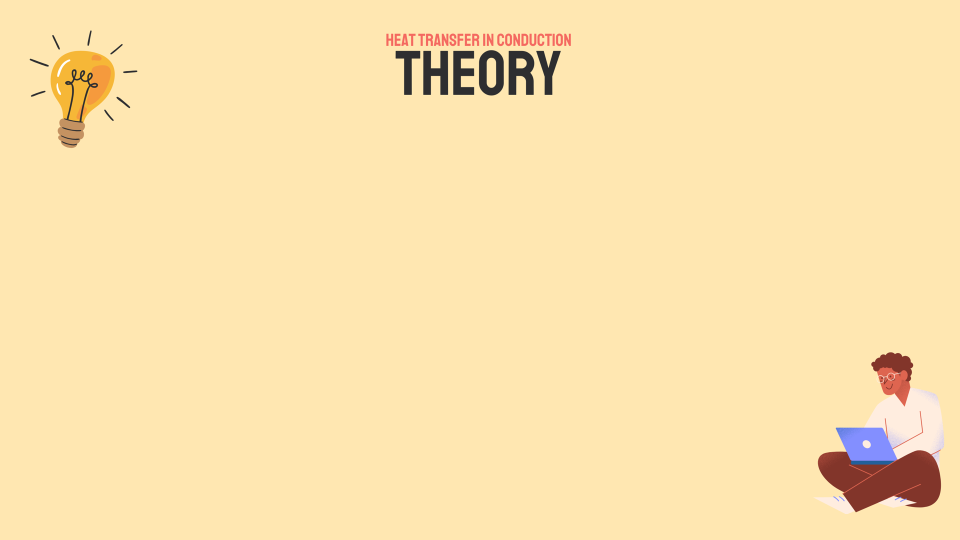
#> input picture BG_images/TheoryBG.png, 1920 x 1080 px, found by its file name (shown at 1/2 size)
$ python -i Theory_Page.py   (imports and definitions only)
#> lines starting #> are read from the running program, lines starting #| are printed output that depends on the picture
import tkinter as tk
from tkinter import ttk
from tkinter import WORD, PhotoImage
from PIL import Image, ImageTk
import Windows.Home as Home
import Windows.Calculator as Calculator

# [123 lines left out: function theory_page, not called in this run]

# [2 lines not run here, left out]

>>> result = theory_page()
#> in theory_page, load is the input picture: PIL image 1920x1080 RGBA; mean R, G, B, A 251.2, 226.3, 173.9, 255
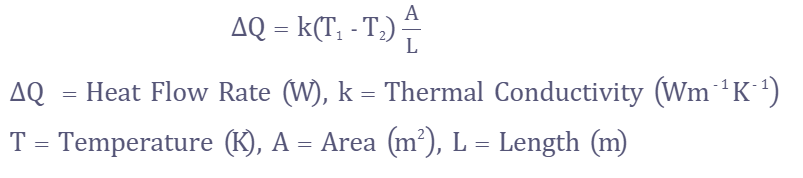
#> input picture BG_images/TheoryEQ3.png, 803 x 178 px, found by its file name
#> in theory_page, equation1 is the input picture: PIL image 803x178 RGBA; mean R, G, B, A 247, 247, 248.6, 255
#> in theory_page, `resized_image = equation1.resize((350, 100), Image.Resampling.LANCZOS)`:
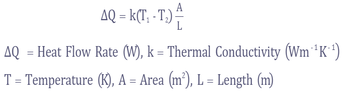
#> resized_image: PIL image 350x100 RGBA; mean R, G, B, A 246.3, 246.3, 248, 255
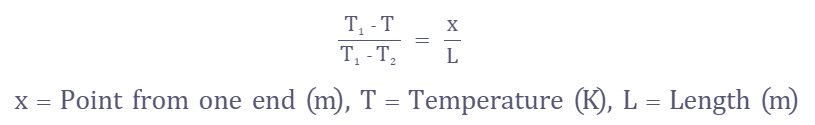
#> input picture BG_images/TheoryEQ4.png, 815 x 125 px, found by its file name
#> in theory_page, equation2 is the input picture: PIL image 815x125 RGBA; mean R, G, B, A 248.7, 248.7, 250, 255
#> in theory_page, `resized_image = equation2.resize((350, 100), Image.Resampling.LANCZOS)`:
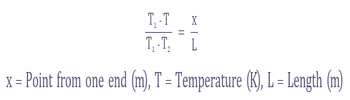
#> resized_image: PIL image 350x100 RGBA; mean R, G, B, A 248.2, 248.2, 249.6, 255
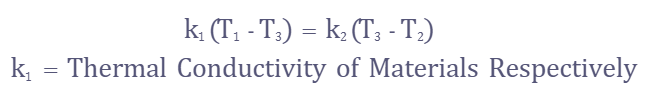
#> input picture BG_images/TheoryEQ5.png, 647 x 100 px, found by its file name
#> in theory_page, equation3 is the input picture: PIL image 647x100 RGBA; mean R, G, B, A 245.1, 245.1, 247.1, 255
#> in theory_page, `resized_image = equation3.resize((350, 100), Image.Resampling.LANCZOS)`:
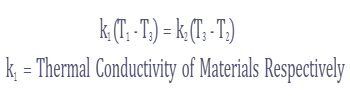
#> resized_image: PIL image 350x100 RGBA; mean R, G, B, A 244.7, 244.7, 246.8, 255
